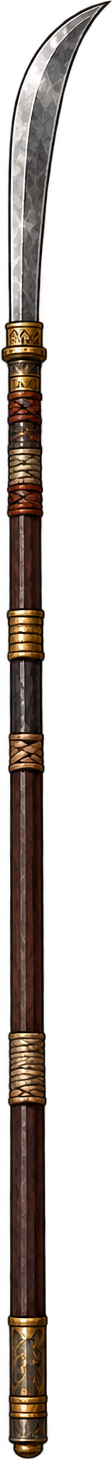
#> input picture deliveries/accepted-four-heroes-20261015/kennyo/source/sources/weapons/approved03_naginata-source.png, 112 x 1459 px, given in place of grab_start.png, which was not available
$ python build_grabs.py
#> lines starting #> are read from the running program, lines starting #| are printed output that depends on the picture; after the words box and inside, x2 and y2 are one past the last pixel; in counts of white or black regions, pixels touching at a corner belong together; pictures that were not available may be replaced by others from this repository, and a replacement may not be noted
#!/usr/bin/env python3
"""Imagegen keyframes only; alpha cleanup, crop, uniform anatomical scaling,
rigid independent victim registration, separated weapon/fingers and GIF assembly.
No pose synthesis, optical flow, warping, or runtime modifications.
"""
from pathlib import Path
from PIL import Image,ImageDraw
from scipy import ndimage as ndi
import numpy as np,json,hashlib,math,argparse
R=Path(__file__).resolve().parent; W,H=640,320;FLOOR=270
S={'grab_start':163/482,'grab_hit_1':163/505,'grab_hit_2':163/494,'throw_forward':163/425,'throw_reverse':163/423}
# Source-sheet landmarks manually measured from generated anatomy, NOT frame bounding-box normalization.
HAND={
'grab_start':[(327,163),(949,116),(1470,106),(494,588),(863,624),(1445,629)],
'grab_hit_1':[(478,127),(928,148),(1432,143),(484,664),(937,674),(1435,624)],
'grab_hit_2':[(459,139),(952,146),(1417,142),(472,669),(969,675),(1407,658)],
 'throw_forward':[(365,113),(737,165),(1270,35),(1733,62),(420,484),(860,665),(1200,642),(1613,607)],
 'throw_reverse':[(341,112),(764,101),(1119,47),(1506,113),(51,552),(498,578),(1004,555),(1458,578)]}
SECOND={
'grab_start':[(237,162),(833,232),(1405,226),(420,681),(850,684),(1344,701)],
'grab_hit_1':[(381,164),(855,168),(1356,177),(473,679),(908,685),(1348,652)],
'grab_hit_2':[(375,191),(873,200),(1344,189),(449,681),(946,688),(1377,621)],
 'throw_forward':[(318,122),(679,162),(1224,54),(1694,47),(372,490),(803,670),(1073,626),(1549,605)],
 'throw_reverse':[(311,139),(756,114),(1095,43),(1497,129),(75,595),(512,596),(1091,583),(1539,576)]}
FOREHEAD={'grab_hit_1':[(341,40),(760,44),(1322,71),(471,592),(922,604),(1302,551)],'grab_hit_2':[(303,63),(755,45),(1201,41),(460,591),(947,605),(1346,574)]}
FEET={'throw_reverse':[46,541,972,1419,136,628,997,1408], 'throw_forward':[47,505,956,1389,51,505,956,1389]}
A={
'grab_start':('grab_start',[0,1,2,3,5],[100,80,70,80,180]),
'grab_hold':('grab_start',[5],[800]),
'grab_hit_1':('grab_hit_2',[0,1,2,3,4,5],[110,90,80,60,90,170]),
'grab_hit_2':('grab_hit_2',[0,1,2,3,4,5],[110,90,80,60,90,170]),
 'throw_forward':('throw_forward',[0,1,2,3,4,5,6,7,7,7],[100,100,80,50,70,80,80,90,110,220]),
 'throw_reverse':('throw_reverse',[0,1,2,3,4,5,6,7,7,7],[100,100,110,80,60,70,80,90,110,230])}
def sha(p):return hashlib.sha256(p.read_bytes()).hexdigest()
def parts(p):
 im=Image.open(p).convert('RGBA');a=np.array(im);lab,n=ndi.label(a[:,:,3]>=128);q=[]
#> in parts, im is the input picture: PIL image 112x1459 RGBA; mean R, G, B, A 60.2, 45.2, 36.3, 79.2
#> after `lab, n = ndi.label(a[:, :, 3] >= 128)`:
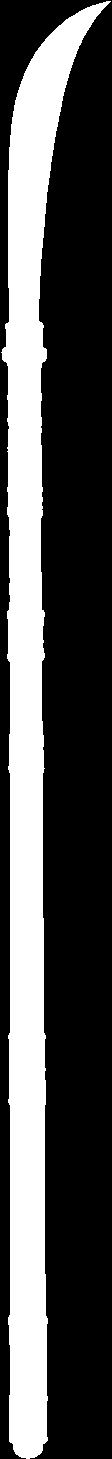
#> lab: shape (1459, 112) int32; values 0 (black) and 1 (white), 31.5% white; 1 white region, box (x1, y1, x2, y2) and area: (1, 1, 111, 1459) 51536
#> after `lab, n = ndi.label(a[:, :, 3] >= 128)`: n = 1
 for i,s in enumerate(ndi.find_objects(lab)):
  if s is None or (lab[s]==i+1).sum()<5000:continue
  reg=ndi.binary_dilation(lab==i+1,iterations=1);ar=a.copy();ar[:,:,3]=np.where(reg & (a[:,:,3]>12),a[:,:,3],0)
  ci=Image.fromarray(ar);bb=ci.getbbox();q.append((ci.crop(bb),list(bb)))
#> this loop made 1 pass
#> bb on pass 1: (0, 0, 112, 1459)
#> pass 1, in parts, `reg = ndi.binary_dilation(lab == i + 1, iterations=1)`:
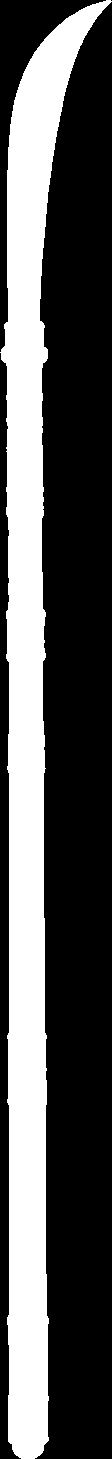
#> reg: shape (1459, 112) bool; 33.4% white; 1 white region, box (x1, y1, x2, y2) and area: (0, 0, 112, 1459) 54501
#> after the loop, q = 1 item
 q.sort(key=lambda c:(int(((c[1][1]+c[1][3])/2)//(im.height/2)),c[1][0]));return q
P={n:parts(R/'sources'/f'{n}.png') for n in S}
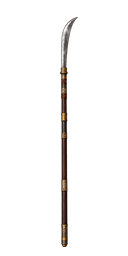
#> input picture deliveries/accepted-four-heroes-20261015/kennyo/source/sources/weapons/approved03_naginata.png, 128 x 256 px, given in place of grab_hit_1.png, which was not available
#> in parts, im is the input picture: PIL image 128x256 RGBA; mean R, G, B, A 4.1, 3.1, 2.6, 10
#> in parts (call 2), `lab, n = ndi.label(a[:, :, 3] >= 128)`:
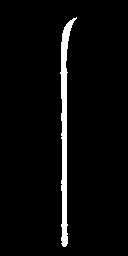
#> lab: shape (256, 128) int32; values 0 (black) and 1 (white), 3.9% white; 1 white region, box (x1, y1, x2, y2) and area: (60, 17, 77, 247) 1286
#> the loop in parts (call 2), `for i,s in enumerate(ndi.find_objects(lab)):` made 1 pass
#> after the loop in parts (call 2), `for i,s in enumerate(ndi.find_objects(lab)):`: q = []
#> (the run stopped early here; a loop or call above may not have finished)
